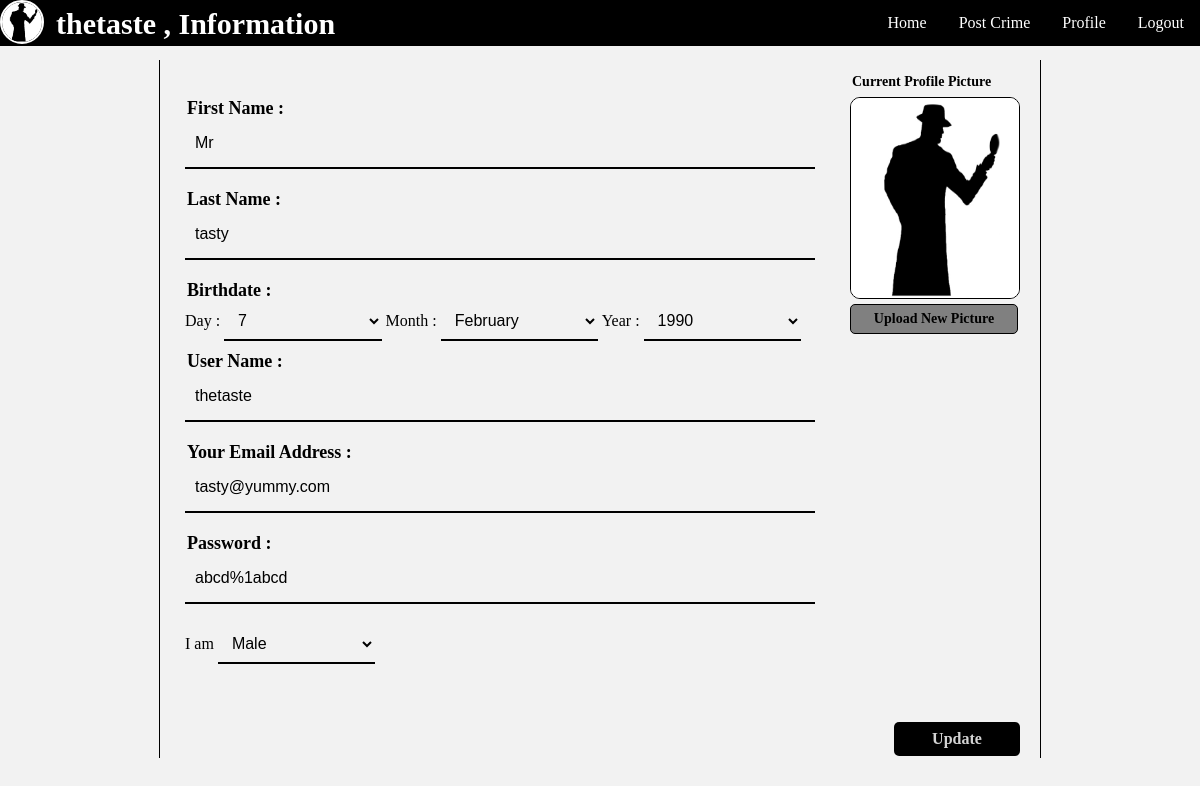
Screenshot of /Views/user_info.php (signed in) with the database file from the repository.
### tables this page shows
CREATE TABLE `users` (
  `user_id` int(11) NOT NULL,
  `fname` varchar(80) DEFAULT NULL,
  `lname` varchar(80) DEFAULT NULL,
  `age` int(11) DEFAULT NULL,
  `bdate` varchar(11) DEFAULT NULL,
  `username` varchar(120) DEFAULT NULL,
  `email` varchar(50) DEFAULT NULL,
  `password` varchar(100) DEFAULT NULL,
  `pro_pic` varchar(180) DEFAULT NULL,
  `gender` varchar(20) DEFAULT NULL,
  `role` int(11) DEFAULT NULL,
  `del` tinyint(1) DEFAULT '0'
);

### Controllers/login_controller.php (called while the page is built, shortened)
<?php
require_once(get_include_path()."\Projects\aiub project\Models\UserModel.php");
class Login{
    protected $logged = false;
    protected $user = NULL;
    function Login()
    {
        $this->user = new UserModel();
        if(isset($_SESSION['logged_in']))
        {
        	$this->logged = $_SESSION["logged_in"];
            $this->user->setUsername($_SESSION["username"]);
            $this->user->setUserId($_SESSION["user_id"]);
        }
    }
    function isLogged()
    {
        return $this->logged;
    }
    function getUsername()
    {
        return $this->user->getUsername();
    }
}
 ?>

### Models/UserModel.php (called while the page is built, shortened)
<?php
require_once('Models.php');
class UserModel extends Models{
    private $username = "";
    function UserModel( $username = "" ,  $userid = 0, $fname = "", $lname = "", $age = 0, $bdate = "", $email = "", $password = "", $pro_pic = NULL, $gender = "")
    {
        $this->username = $username;
    }
    function setUsername($username)
    {
        $this->username = $username;
    }
    function getUsername()
    {
        return $this->username;
    }
    function getUser($id)
    {
        $result = $this->executeQuery("select * from users where user_id = $id and del = false");
        if($result)
        {
            $result = $result->fetch_assoc();
            return $result;
        }
        return false;
    }
}
 ?>

### Models/Models.php (called while the page is built, shortened)
<?php
class Models{
    public $server;
    public $user;
    public $pass;
    public $db;
    protected $conn;
    function Models($server = "localhost:3306" , $user = "root" , $pass ="" , $db = "is_that_crime")
    {
        $this->server = $server;
        $this->user = $user;
        $this->pass = $pass;
        $this->db = $db;
    }
    private function openConnection()
    {
        $this->conn = new mysqli($this->server , $this->user , $this->pass , $this->db);
        if($this->conn->connect_error)
        {
            $this->errorMessage($this->conn->connect_error);
            return false;
        }
        else
            return true;
    }
    function executeQuery($query)
    {
        if($this->openConnection())
        {
            if($this->result = $this->conn->query($query))
            {
                if($this->result->num_rows > 0)
                {
                    return $this->result;
                }
                else
                {
                    $this->closeConnection();
                    return false;
                }
            }
            else
            {
                $this->errorMessage($this->conn->error);
                return false;
            }
        }
        else
        {
            $this->errorMessage($this->conn->error);
            return false;
        }
    }
}
?>

### Controllers/UserController.php (called while the page is built, shortened)
<?php
require_once(get_include_path()."\Projects\aiub project\Models\UserModel.php");
class UserController{
    private $user = NULL;
    function UserController()
    {
        $this->user = new UserModel();
    }
    function getUser($id)
    {
        return $this->user->getUser($id);
    }
}
 ?>

### Views/user_info.php (the view, shortened to what this page needs)
<?php
require_once(get_include_path()."Projects\aiub project\Controllers\UserController.php");
require(get_include_path()."\Projects\aiub project\Controllers\login_controller.php");
$login = new Login();
$userid = $_SESSION["user_id"];
$usercontrol = new UserController();
$user = $usercontrol->getUser($userid);
$fname = $user["fname"];
$lname = $user["lname"];
$bdate = $user["bdate"];
$bdate = explode("/" , $bdate);
$day = $bdate[0];
$month = $bdate[1];
$year = $bdate[2];
$username  = $user["username"];
$email = $user["email"];
$password = $user["password"];
$pro_pic = $user["pro_pic"];
$gender = $user["gender"];
$role = $user["role"];
 ?>
<html>
<head>
	<link rel="stylesheet" href="http://localhost:<?php echo $_SERVER['SERVER_PORT'] ?>/Projects/aiub project/css/index_style.css"/>
    <link rel="stylesheet" href="http://localhost:<?php echo $_SERVER['SERVER_PORT'] ?>/Projects/aiub project/css/navigation.css"/>
    <link rel="stylesheet" href="http://localhost:<?php echo $_SERVER['SERVER_PORT'] ?>/Projects/aiub project/css/user_info.css"/>
</head>
<body>
	<div>
	<navigation>
			<?php
				if($login->isLogged())
				{
					echo "<img id='pro_pic' src='{$_SESSION['pro_pic']}' onerror='return setDefaultPP(this)'/>";
					echo "<b class = \"navigationb\">".$login->getUsername()." , Information</b>";
				}
				else
				{
					$login->redirect("login.php?logreq=1");
				}
			?>
				<a class = 'right-li' href = 'action/logout.php'>Logout</a>
				<a class = 'right-li' href = 'user_info.php'>Profile</a>
				<a class = 'right-li' href = 'crime_post.php'>Post Crime</a>
    			<a class = 'right-li' href = 'http://localhost:<?php echo  $_SERVER["SERVER_PORT"];?>/Projects/aiub project/index.php'>Home</a>
	</navigation>
	<article>
		<div id="profile_Form">
		<form name = "user_update_form" action="action/user_update.php?user_id=<?php echo $userid ?>&role=<?php echo $role ?>&pp=<?php echo $pro_pic ?>" method="POST" enctype="multipart/form-data" onsubmit = "return validate(<?php echo $userid ?>)">
            <div id="image-upload-section">
                <label id="img-label">Current Profile Picture</label>
                <br><img id="profile_pic" name="pro_pic" src="<?php echo $pro_pic ?>" onerror="return setDefaultPP(this)"/>
                <br><label id ="imginput-button" for="imginput">Upload New Picture</label>
                    <br><input id= "imginput" type="file" name="pro_pic"/>
            </div>
            <div id="data-section">
                <br><label>First Name :</label>
            <br><input type="text" class="input" name="fname" placeholder="First Name..." value="<?php echo $fname;?>"/>
            <br><label>Last Name :</label>
            <br><input type="text" class="input" name="lname" placeholder="Last Name..." value="<?php echo $lname;?>"/>
            <br><label>Birthdate : </label>
            <br><span>Day : <select id="day" name="day" >
                                            <?php
                                            for($i = 1; $i<=31 ; $i++)
                                            {
                                                if($i == $day)
                                                    echo "<option value=$i selected='selected'>$i</option>";
                                                else
                                                    echo "<option value=$i>$i</option>";
                                            }
                                            ?>
                                           </select>
                                        Month :
                                           <select name="month">
                                               <?php
                                                $months = array("jan" => "January","feb"=>"February","mar"=>"March","apr"=>"April","may"=>"May"
                                                ,"jun"=>"June","jul"=>"July","aug"=>"August","sep"=>"September","oct"=>"October","nov"=>"November",
                                                "dec"=>"December");
                                                foreach($months as $k=>$v)
                                                {
                                                    if($k == $month)
                                                        echo "<option value = $k selected='selected'>$v</option>";
                                                    else
                                                        echo "<option value = $k>$v</option>";
                                                }
                                                ?>
                                           </select>
                                        Year :
                                           <select name="year">
                                               <?php
                                                for($i = 1935; $i <= date("Y"); $i++)
                                                {
                                                    if($i == $year)
                                                        echo "<option value=$i selected='selected'>$i</option>";
                                                    else
                                                        echo "<option value=$i>$i</option>";
                                                }
                                                ?>
                                           </select>
                                       </span>
           <br><label>User Name :</label>
           <br><input type="text" class="input" name="uname" placeholder="User Name..."  onkeyup="usernameValidate(this.value,<?php echo $userid ?>)" value="<?php echo $username;?>"/>
            <br><label>Your Email Address :</label>
            <br><input type="text" class="input" name="email" placeholder="xyz@dmail.com..." onkeyup="emailValidate(this.value,<?php echo $userid ?>)" value="<?php echo $email;?>"/>
            <br><label>Password :</label>
            <br><input type="text" class="input" name="pass" placeholder="password"  onkeyup="passwordValidate(this.value , signupForm.cpass.value)" value="<?php echo $password;?>"/><span id="password_error" style="color:red;"></span>
            <br>I am <select name="gender">
                                      <option value="male"<?php if($gender=="male"){echo "selected='selected'";} ?>>Male</option>
                        </select>
            </div>
			<br><input type="submit" id="update-button" name="update_button" value="Update">
   		 </form>
        </div>
    </article>
</div>
</body>
</html>

### css/index_style.css (style rules this page uses)
body { margin:0px; padding: 0px; }
::placeholder { color:#1a1a1a; font-style: italic; }

### css/navigation.css (style rules this page uses)
body { margin:0; padding:0; }
article { margin-top: 5%; }
#pro_pic { width: 40px; height: 40px; border:2px solid white; border-radius:50px; float:left; }
navigation { background-color:black; width: 100%; overflow: hidden; top: 0px; position:fixed; padding-right: 30px; }
.navigationb { color: white; font-size:30px; border:2px solid transparent; padding:5px 0px 0px 10px; float:left; }
.right-li { float:right; display: block; color:white; text-align: center; padding:14px 16px; text-decoration: none; font-size: 16px; }
a { display: inline-block; color: white; text-align: center; padding: 14px 16px; text-decoration: none; }

### css/user_info.css (style rules this page uses)
body { background-color: #f2f2f2; }
::placeholder { color:black; }
#profile_Form { max-width:70%; height:auto; background-color:; border-color:transparent; border-style: none; border-left:1px solid black; border-right:1px solid black; padding: 10px 20px 40px 20px; margin: 0 auto; }
#data-section { width: 75%; padding:10px 2px 10px 5px ; background-color: transparent; }
.input { width: 100%; height: 50px; background-color:transparent; color: black; border-color: transparent; border-style: none; border-bottom: 2px solid black; padding: 12px 10px; margin-bottom:20px; font-size: 16px; box-sizing: border-box; }
label { line-height:; font-size: 18px; font-family: ''; font-weight:bold ; color: black; border:2px solid transparent; }
select { width: 25%; height: 40px; background-color:transparent; color: black; border-color: transparent; border-style: none; border-bottom: 2px solid black; padding: 6px 10px 6px 10px; margin-bottom: 10px; font-size: 16px; box-sizing: border-box; }
#day { width:25%; }
option { color:black; }
#image-upload-section { width:20%; height:auto; border:2px solid transparent; float: right; }
#profile_pic { width: 100%; height: 25%; border:1px solid black; border-radius: 10px; float: left; margin-bottom: 5px; }
#img-label { font-size: 14px; color:color; border:2px solid transparent; padding: 0px 5px 5px 0px; float: left; box-sizing: border-box; width: 100%; text-align: left; }
#imginput-button { font-size: 14px; border:1px solid black; border-radius:5px; background-color: grey; color:black; padding:6px 10px 6px 10px; float: left; box-sizing: border-box; width: 100%; text-align: center; }
#update-button { width: 15%; height: auto; border:none; border-radius: 5px; padding: 8px 20px; background-color:black; color: lightgrey; text-align: center; font-family: ""; font-weight: bold; font-size: 16px; cursor: pointer; margin-top:20px; float: right; box-sizing: border-box; }

### rows the page displays
users: username "thetaste", pro_pic (placeholder picture), fname "Mr", lname "tasty", day "7", month "February", year "1990", uname "thetaste", email "tasty@yummy.com", pass "abcd%1abcd", gender "Male"
